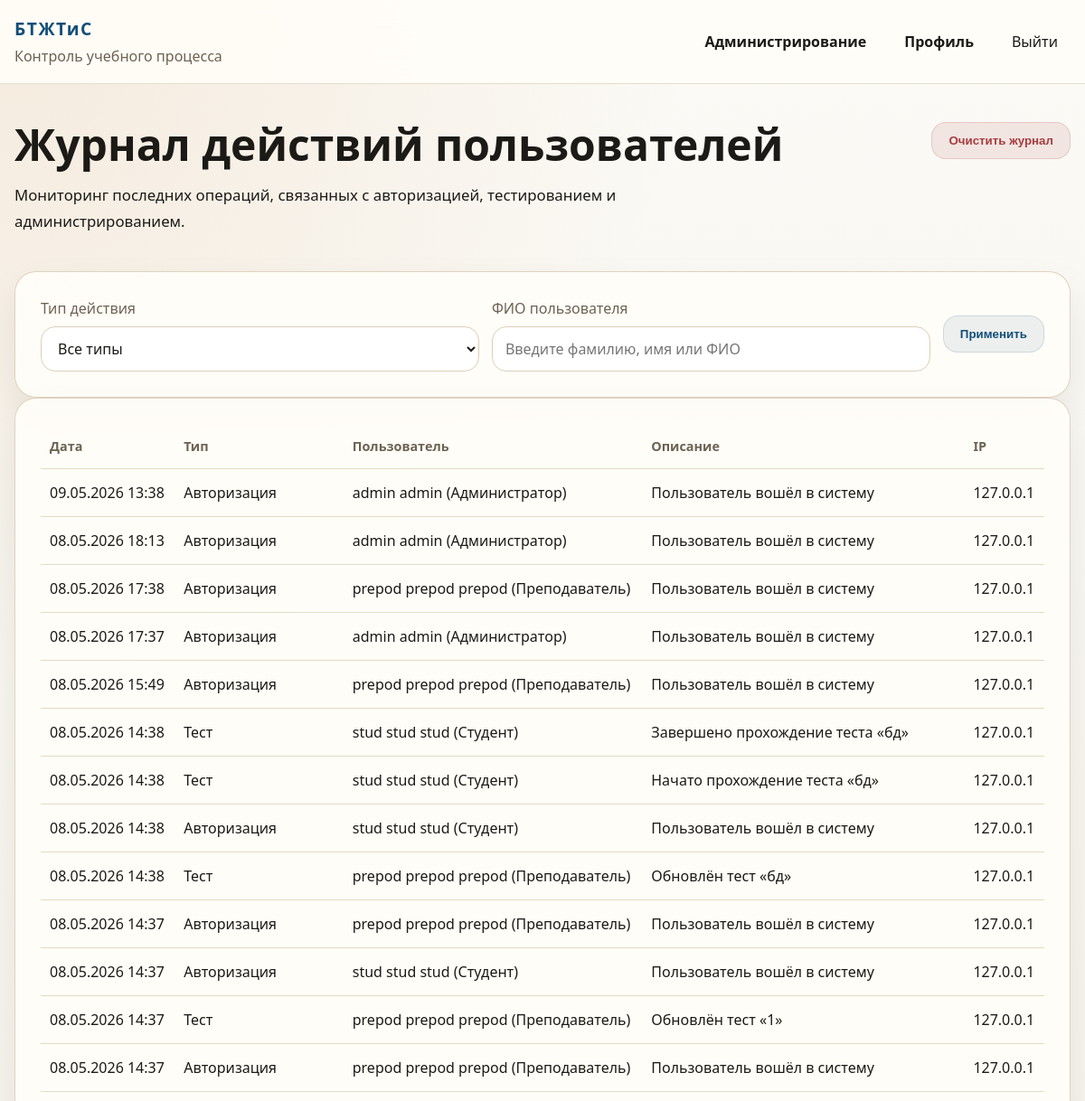
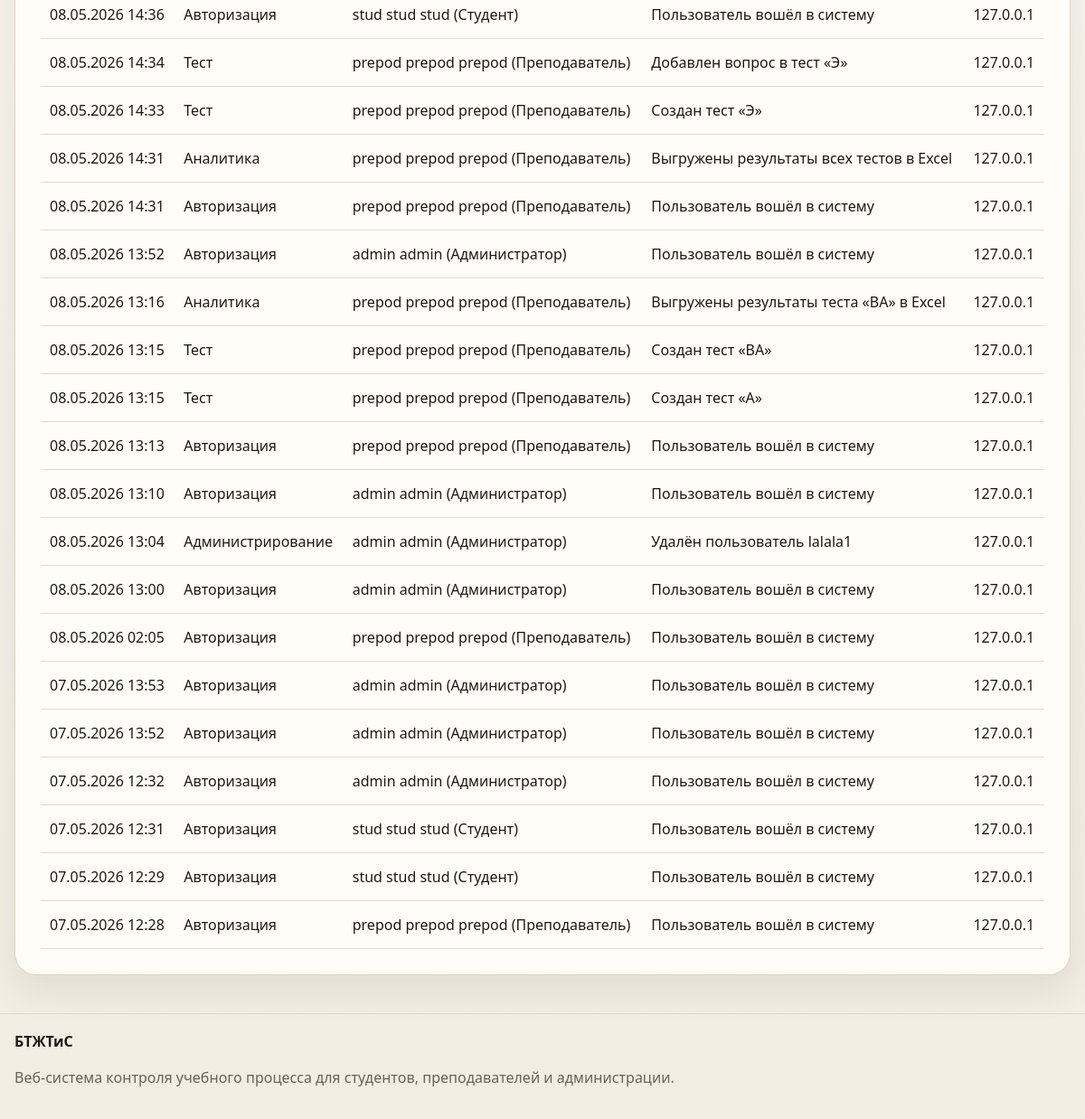
Page /admin-panel/logs/ (signed in) on the committed database (2 pictures, top to bottom).
### education/models.py (models this page shows, shortened)
class ActivityLog(models.Model):
    class ActionType(models.TextChoices):
        AUTH = "auth", "Авторизация"
        PROFILE = "profile", "Профиль"
        TEST = "test", "Тест"
        ANALYTICS = "analytics", "Аналитика"
        ADMIN = "admin", "Администрирование"
    user = models.ForeignKey(
        settings.AUTH_USER_MODEL,
        on_delete=models.SET_NULL,
        blank=True,
        null=True,
        related_name="activity_logs",
        verbose_name="Пользователь",
    )
    action_type = models.CharField("Тип действия", max_length=20, choices=ActionType.choices)
    description = models.CharField("Описание", max_length=255)
    details = models.JSONField("Детали", blank=True, null=True)
    ip_address = models.GenericIPAddressField("IP-адрес", blank=True, null=True)
    created_at = models.DateTimeField("Дата и время", auto_now_add=True)
    class Meta:
        db_table = "logs"
        ordering = ["-created_at"]
        verbose_name = "Журнал действия"
        verbose_name_plural = "Журнал действий"

class User(AbstractUser):
    class Role(models.TextChoices):
        STUDENT = ROLE_STUDENT, "Студент"
        TEACHER = ROLE_TEACHER, "Преподаватель"
        ADMINISTRATOR = ROLE_ADMINISTRATOR, "Администратор"
    email = models.EmailField("Электронная почта", unique=True, blank=True, null=True)
    middle_name = models.CharField("Отчество", max_length=150, blank=True)
    phone = models.CharField("Телефон", max_length=32, blank=True)
    bio = models.TextField("О себе", blank=True)
    role = models.CharField(
        "Роль",
        max_length=20,
        choices=Role.choices,
        default=Role.STUDENT,
    )
    academic_group = models.ForeignKey(
        "AcademicGroup",
        on_delete=models.SET_NULL,
        related_name="students",
        blank=True,
        null=True,
        verbose_name="Учебная группа",
    )
    REQUIRED_FIELDS = ["first_name", "last_name"]
    objects = UserManager()
    class Meta:
        db_table = "users"
        ordering = ["last_name", "first_name", "username"]
        verbose_name = "Пользователь"
        verbose_name_plural = "Пользователи"
    @property
    def full_name(self):
        return " ".join(
            part for part in [self.last_name, self.first_name, self.middle_name] if part
        ) or self.username
    @property
    def is_administrator(self):
        return self.role == self.Role.ADMINISTRATOR or self.is_superuser
    def __str__(self):
        return f"{self.full_name} ({self.get_role_display()})"

### education/views.py (the view, shortened to what this page needs)
# urls.py: path("admin-panel/logs/", views.activity_logs, name="activity_logs"),
@role_required(User.Role.ADMINISTRATOR)
def activity_logs(request):
    logs = ActivityLog.objects.select_related("user").all()
    filter_form = ActivityLogFilterForm(request.GET or None)
    return render(
        request,
        "education/activity_logs.html",
        {"logs": logs[:150], "filter_form": filter_form},
    )

### education/forms.py
class ActivityLogFilterForm(StyledFormMixin, forms.Form):
    action_type = forms.ChoiceField(
        choices=[("", "Все типы")] + list(ActivityLog.ActionType.choices),
        required=False,
        label="Тип действия",
    )
    user_query = forms.CharField(
        required=False,
        label="ФИО пользователя",
        widget=forms.TextInput(
            attrs={
                "placeholder": "Введите фамилию, имя или ФИО",
            }
        ),
    )

### education/context_processors.py (called while the page is built)
def site_meta(request):
    view_name = getattr(getattr(request, "resolver_match", None), "view_name", "")
    meta = DEFAULT_META | ROUTE_META.get(view_name, {})
    meta["url"] = request.build_absolute_uri()
    meta["image"] = request.build_absolute_uri(static("education/img/og-cover.svg"))
    meta["og_title"] = meta["title"]
    return {
        "site_meta": meta,
        "current_view_name": view_name,
    }

### education/forms.py (called while the page is built)
def apply_form_styles(form):
    for field in form.fields.values():
        widget = field.widget
        css_class = widget.attrs.get("class", "")
        if isinstance(widget, forms.CheckboxInput):
            widget.attrs["class"] = f"{css_class} form-check-input".strip()
        elif isinstance(widget, (forms.Select, forms.SelectMultiple)):
            widget.attrs["class"] = f"{css_class} form-select".strip()
            if isinstance(widget, forms.SelectMultiple):
                widget.attrs.setdefault("size", 6)
        elif isinstance(widget, forms.FileInput):
            widget.attrs["class"] = f"{css_class} form-control form-control-file".strip()
        else:
            widget.attrs["class"] = f"{css_class} form-control".strip()

### education/utils.py (called while the page is built)
def role_required(*roles):
    def decorator(view_func):
        @wraps(view_func)
        def _wrapped_view(request, *args, **kwargs):
            if not request.user.is_authenticated:
                return redirect("login")
            if request.user.is_superuser or request.user.role in roles:
                return view_func(request, *args, **kwargs)
            messages.error(request, "У вас нет доступа к данному разделу.")
            return redirect(dashboard_url_for(request.user))
        return _wrapped_view
    return decorator

### templates/education/activity_logs.html (shortened to what this page needs)
{% extends "base.html" %}
{% block content %}
<section class="section">
    <div class="container">
        <div class="page-head page-head-inline">
            <div>
                <h1>Журнал действий пользователей</h1>
                <p>Мониторинг последних операций, связанных с авторизацией, тестированием и администрированием.</p>
            </div>
            <div class="head-actions">
                <form method="post" action="{% url 'education:activity_logs_clear' %}" class="inline-form">
                <button type="submit" class="btn btn-danger" data-confirm-message="Очистить весь журнал действий?">
                        Очистить журнал
                    </button>
                </form>
            </div>
        </div>
        <section class="panel">
            <form method="get" class="filters-row">
                <div class="form-field">
                    <label for="{{ filter_form.action_type.id_for_label }}">{{ filter_form.action_type.label }}</label>
                    {{ filter_form.action_type }}
                </div>
                <div class="form-field grow-field">
                    <label for="{{ filter_form.user_query.id_for_label }}">{{ filter_form.user_query.label }}</label>
                    {{ filter_form.user_query }}
                </div>
                <div class="filters-actions">
                    <button type="submit" class="btn btn-secondary">Применить</button>
                </div>
            </form>
        </section>
        <section class="panel">
            <div class="table-wrap">
                <table class="data-table">
                    <thead>
                        <tr>
                            <th>Дата</th>
                            <th>Тип</th>
                            <th>Пользователь</th>
                            <th>Описание</th>
                            <th>IP</th>
                        </tr>
                    </thead>
                    <tbody>
                        {% for log in logs %}
                            <tr>
                                <td>{{ log.created_at|date:"d.m.Y H:i" }}</td>
                                <td>{{ log.get_action_type_display }}</td>
                                <td>{{ log.user|default:"Система" }}</td>
                                <td>{{ log.description }}</td>
                                <td>{{ log.ip_address|default:"-" }}</td>
                            </tr>
                        {% empty %}
                            <tr>
                                <td colspan="5">Записей пока нет.</td>
                            </tr>
                        {% endfor %}
                    </tbody>
                </table>
            </div>
        </section>
    </div>
</section>
{% endblock %}

### static/education/css/styles.css (style rules this page uses)
:root { --bg: #f6f4ee; --surface: #fffdf8; --surface-alt: #efe8d9; --border: #dccfb9; --text: #1c1a16; --muted: #6c6254; --primary: #124e78; --primary-dark: #0d3958; --accent: #cb7c2f; --danger: #a63d40; --success: #216869; --shadow: 0 18px 40px rgba(28, 26, 22, 0.08); --radius: 24px; }
html { min-width: 320px; }
*, *::before, *::after { box-sizing: border-box; }
body { margin: 0; min-height: 100svh; display: flex; flex-direction: column; font-family: "Segoe UI", Tahoma, Geneva, Verdana, sans-serif; background: radial-gradient(circle at top left, rgba(203, 124, 47, 0.12), transparent 28%), linear-gradient(180deg, #fbfaf6 0%, #f2ede2 100%); color: var(--text); line-height: 1.5; overflow-wrap: break-word; }
:where(a, button, input, select, textarea):focus-visible { outline: 3px solid rgba(18, 78, 120, 0.25); outline-offset: 3px; }
:where(h1, h2, h3, .brand-text, .table-muted, .quick-link) { overflow-wrap: anywhere; }
.container { width: min(1180px, calc(100% - 32px)); margin: 0 auto; }
.header-inner, .footer-inner, .page-head-inline, .head-actions, .main-nav, .hero-actions, .hero-note, .quick-links, .test-meta, .test-actions, .filters-row, .filters-actions, .actions-cell, .checkbox-line, .form-actions, .log-item, .answer-row { display: flex; align-items: center; gap: 14px; }
.brand-text, .field-help, .table-muted, .muted, .site-footer p, .hero-note, .meta-line, .meta-list, .details-content, .filters-row label { color: var(--muted); }
.section, .hero { padding: 42px 0; }
.hero h1, .page-head h1 { margin: 0 0 12px; font-size: clamp(2rem, 4vw, 3.6rem); line-height: 1.05; }
.hero-text, .page-head p { font-size: 1.05rem; line-height: 1.7; max-width: 760px; }
.hero-panel, .panel, .feature-card, .mini-stat, .stat-card, .details-card { background: rgba(255, 253, 248, 0.94); border: 1px solid rgba(220, 207, 185, 0.9); border-radius: var(--radius); box-shadow: var(--shadow); }
.hero-panel, .panel { padding: 28px; }
:where(.section-head, .page-head) > :last-child { margin-bottom: 0; }
.btn { display: inline-flex; justify-content: center; align-items: center; gap: 8px; padding: 12px 18px; border-radius: 16px; border: 1px solid transparent; font-weight: 700; cursor: pointer; transition: transform 0.2s ease, box-shadow 0.2s ease, background 0.2s ease; }
.btn-secondary { background: rgba(18, 78, 120, 0.08); color: var(--primary); border-color: rgba(18, 78, 120, 0.14); }
.btn-danger { background: rgba(166, 61, 64, 0.1); color: var(--danger); border-color: rgba(166, 61, 64, 0.18); }
.page-head { margin-bottom: 24px; }
.page-head-inline { justify-content: space-between; align-items: flex-start; }
.table-wrap { overflow-x: auto; }
.data-table { width: 100%; border-collapse: collapse; }
.data-table th, .data-table td { padding: 14px 10px; border-bottom: 1px solid rgba(220, 207, 185, 0.75); text-align: left; vertical-align: top; }
.data-table th { color: var(--muted); font-size: 0.9rem; font-weight: 700; }
.inline-form, .danger-zone { display: inline-flex; }
.form-field { display: grid; gap: 8px; }
.filters-row { align-items: stretch; }
.filters-row > .form-field { flex: 1 1 0; min-width: 0; }
.form-control, .form-select, input[type="password"], input[type="text"], input[type="email"] { width: 100%; padding: 12px 14px; border-radius: 16px; border: 1px solid var(--border); background: #fff; color: var(--text); font: inherit; }
.grow-field { flex: 1; }

### rows in the picture
ActivityLog: created_at "09.05.2026 13:38", action_type "Авторизация", user "admin admin (Администратор)", description "Пользователь вошёл в систему", ip_address "127.0.0.1"
ActivityLog: created_at "08.05.2026 18:13", action_type "Авторизация", user "admin admin (Администратор)", description "Пользователь вошёл в систему", ip_address "127.0.0.1"
ActivityLog: created_at "08.05.2026 17:38", action_type "Авторизация", user "prepod prepod prepod (Преподаватель)", description "Пользователь вошёл в систему", ip_address "127.0.0.1"
ActivityLog: created_at "08.05.2026 17:37", action_type "Авторизация", user "admin admin (Администратор)", description "Пользователь вошёл в систему", ip_address "127.0.0.1"
ActivityLog: created_at "08.05.2026 15:49", action_type "Авторизация", user "prepod prepod prepod (Преподаватель)", description "Пользователь вошёл в систему", ip_address "127.0.0.1"
ActivityLog: created_at "08.05.2026 14:38", action_type "Тест", user "stud stud stud (Студент)", description "Завершено прохождение теста «бд»", ip_address "127.0.0.1"
ActivityLog: created_at "08.05.2026 14:38", action_type "Тест", user "stud stud stud (Студент)", description "Начато прохождение теста «бд»", ip_address "127.0.0.1"
ActivityLog: created_at "08.05.2026 14:38", action_type "Авторизация", user "stud stud stud (Студент)", description "Пользователь вошёл в систему", ip_address "127.0.0.1"
ActivityLog: created_at "08.05.2026 14:38", action_type "Тест", user "prepod prepod prepod (Преподаватель)", description "Обновлён тест «бд»", ip_address "127.0.0.1"
ActivityLog: created_at "08.05.2026 14:37", action_type "Авторизация", user "prepod prepod prepod (Преподаватель)", description "Пользователь вошёл в систему", ip_address "127.0.0.1"
ActivityLog: created_at "08.05.2026 14:37", action_type "Авторизация", user "stud stud stud (Студент)", description "Пользователь вошёл в систему", ip_address "127.0.0.1"
ActivityLog: created_at "08.05.2026 14:37", action_type "Тест", user "prepod prepod prepod (Преподаватель)", description "Обновлён тест «1»", ip_address "127.0.0.1"
ActivityLog: created_at "08.05.2026 14:37", action_type "Авторизация", user "prepod prepod prepod (Преподаватель)", description "Пользователь вошёл в систему", ip_address "127.0.0.1"
ActivityLog: created_at "08.05.2026 14:36", action_type "Авторизация", user "stud stud stud (Студент)", description "Пользователь вошёл в систему", ip_address "127.0.0.1"
ActivityLog: created_at "08.05.2026 14:34", action_type "Тест", user "prepod prepod prepod (Преподаватель)", description "Добавлен вопрос в тест «Э»", ip_address "127.0.0.1"
ActivityLog: created_at "08.05.2026 14:33", action_type "Тест", user "prepod prepod prepod (Преподаватель)", description "Создан тест «Э»", ip_address "127.0.0.1"
ActivityLog: created_at "08.05.2026 14:31", action_type "Аналитика", user "prepod prepod prepod (Преподаватель)", description "Выгружены результаты всех тестов в Excel", ip_address "127.0.0.1"
ActivityLog: created_at "08.05.2026 14:31", action_type "Авторизация", user "prepod prepod prepod (Преподаватель)", description "Пользователь вошёл в систему", ip_address "127.0.0.1"
ActivityLog: created_at "08.05.2026 13:52", action_type "Авторизация", user "admin admin (Администратор)", description "Пользователь вошёл в систему", ip_address "127.0.0.1"
ActivityLog: created_at "08.05.2026 13:16", action_type "Аналитика", user "prepod prepod prepod (Преподаватель)", description "Выгружены результаты теста «ВА» в Excel", ip_address "127.0.0.1"
ActivityLog: created_at "08.05.2026 13:15", action_type "Тест", user "prepod prepod prepod (Преподаватель)", description "Создан тест «ВА»", ip_address "127.0.0.1"
ActivityLog: created_at "08.05.2026 13:15", action_type "Тест", user "prepod prepod prepod (Преподаватель)", description "Создан тест «А»", ip_address "127.0.0.1"
ActivityLog: created_at "08.05.2026 13:13", action_type "Авторизация", user "prepod prepod prepod (Преподаватель)", description "Пользователь вошёл в систему", ip_address "127.0.0.1"
ActivityLog: created_at "08.05.2026 13:10", action_type "Авторизация", user "admin admin (Администратор)", description "Пользователь вошёл в систему", ip_address "127.0.0.1"
ActivityLog: created_at "08.05.2026 13:04", action_type "Администрирование", user "admin admin (Администратор)", description "Удалён пользователь lalala1", ip_address "127.0.0.1"
ActivityLog: created_at "08.05.2026 13:00", action_type "Авторизация", user "admin admin (Администратор)", description "Пользователь вошёл в систему", ip_address "127.0.0.1"
ActivityLog: created_at "08.05.2026 02:05", action_type "Авторизация", user "prepod prepod prepod (Преподаватель)", description "Пользователь вошёл в систему", ip_address "127.0.0.1"
ActivityLog: created_at "07.05.2026 13:53", action_type "Авторизация", user "admin admin (Администратор)", description "Пользователь вошёл в систему", ip_address "127.0.0.1"
ActivityLog: created_at "07.05.2026 13:52", action_type "Авторизация", user "admin admin (Администратор)", description "Пользователь вошёл в систему", ip_address "127.0.0.1"
ActivityLog: created_at "07.05.2026 12:32", action_type "Авторизация", user "admin admin (Администратор)", description "Пользователь вошёл в систему", ip_address "127.0.0.1"
ActivityLog: created_at "07.05.2026 12:31", action_type "Авторизация", user "stud stud stud (Студент)", description "Пользователь вошёл в систему", ip_address "127.0.0.1"
ActivityLog: created_at "07.05.2026 12:29", action_type "Авторизация", user "stud stud stud (Студент)", description "Пользователь вошёл в систему", ip_address "127.0.0.1"
ActivityLog: created_at "07.05.2026 12:28", action_type "Авторизация", user "prepod prepod prepod (Преподаватель)", description "Пользователь вошёл в систему", ip_address "127.0.0.1"

### other values in the picture
{{ filter_form.action_type.label }} "Тип действия"
{{ filter_form.user_query.label }} "ФИО пользователя"
